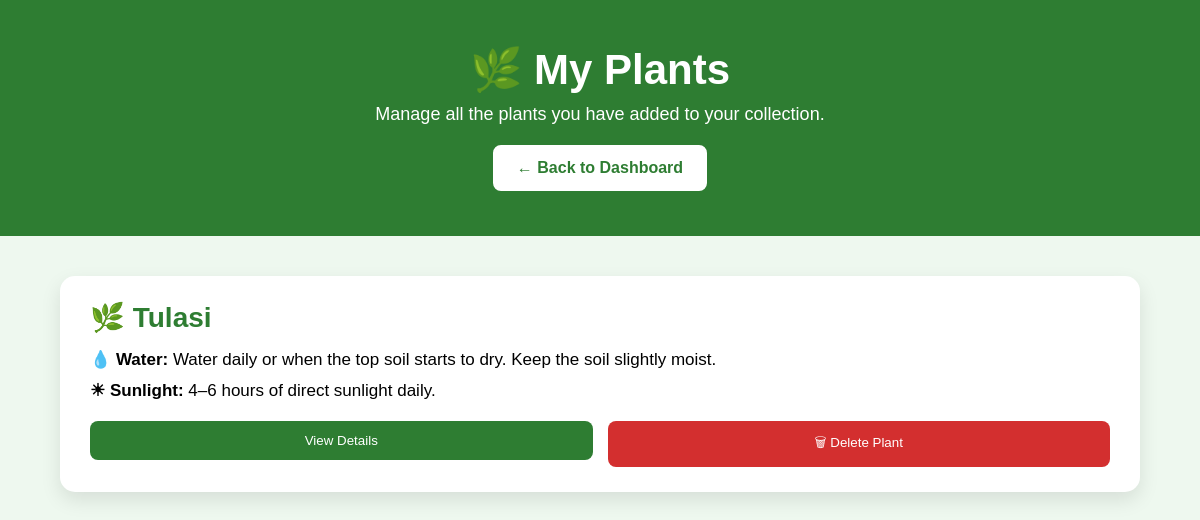
The app's page /addplant/ (signed in) with its own data.
### website/models.py (models this page shows, shortened)
class MyPlant(models.Model):
    user = models.ForeignKey(User, on_delete=models.CASCADE)
    plant = models.ForeignKey(Plant, on_delete=models.CASCADE)
    added_at = models.DateTimeField(auto_now_add=True)
    class Meta:
        unique_together = ("user", "plant")

class Plant(models.Model):
    name = models.CharField(max_length=100, unique=True)
    page = models.CharField(max_length=50, blank=True, null=True)
    watering = models.CharField(max_length=200)
    sunlight = models.CharField(max_length=200)
    soil = models.CharField(max_length=200)
    fertilizer = models.CharField(max_length=200)
    description = models.TextField()

### website/views.py (the view)
# urls.py: path("addplant/", views.addplant_page, name="addplant"),
def addplant_page(request):
    if "username" not in request.session:
        return redirect("login")
    user = User.objects.get(name=request.session["username"])
    myplants = MyPlant.objects.filter(user=user)
    return render(request, "addplant.html", {
        "myplants": myplants
    })

### website/templates/addplant.html (shortened to what this page needs)
{% load static %}
<!DOCTYPE html>
<html lang="en">
<head>
<link rel="stylesheet" href="{% static 'css/addplant.css' %}">
</head>
<body>
<header>
<h1>🌿 My Plants</h1>
<p>Manage all the plants you have added to your collection.</p>
<a href="{% url 'dashboard' %}" class="dashboard-btn">
    ← Back to Dashboard
</a>
</header>
<div class="container">
    {% if myplants %}
    {% for item in myplants %}
    <div class="plant-card">
        <h3>🌿 {{ item.plant.name }}</h3>
        <p><strong>💧 Water:</strong> {{ item.plant.watering }}</p>
        <p><strong>☀ Sunlight:</strong> {{ item.plant.sunlight }}</p>
        <div class="button-group">
    <a href="{% url item.plant.page %}">
        <button>View Details</button>
    </a>
    <a href="{% url 'delete_myplant' item.plant.id %}"
       onclick="return confirm('Are you sure you want to delete this plant?')">
        <button class="delete-btn">🗑 Delete Plant</button>
    </a>
</div>
    </div>
    {% endfor %}
{% endif %}
</div>
</body>
</html>

### website/static/css/addplant.css (style rules this page uses)
* { margin:0; padding:0; box-sizing:border-box; font-family:Arial,sans-serif; }
body { background:#eef8ef; }
header { background:#2e7d32; color:white; text-align:center; padding:45px 20px; }
header h1 { font-size:42px; margin-bottom:10px; }
header p { font-size:18px; }
.container { width:90%; max-width:1200px; margin:40px auto; }
.plant-card { background:white; border-radius:15px; padding:25px 30px; box-shadow:0 8px 20px rgba(0,0,0,.1); width:100%; max-width:1200px; margin:20px auto; }
.button-group { display:flex; gap:15px; margin-top:20px; }
.button-group a { flex:1; text-decoration:none; }
.button-group button { width:100%; padding:12px; background:#2e7d32; color:white; border:none; border-radius:8px; cursor:pointer; }
.delete-btn { background:#d32f2f !important; color:white; }
.delete-btn { background:#d32f2f; color:white; }
.plant-card h3 { font-size:28px; color:#2e7d32; margin-bottom:15px; }
.plant-card p { margin:10px 0; font-size:17px; }
.dashboard-btn { display:inline-block; margin-top:20px; background:white; color:#2e7d32; padding:12px 22px; border-radius:8px; text-decoration:none; font-weight:bold; border:2px solid white; transition:.3s; }

### records on screen
MyPlant: plant.name "Tulasi", plant.watering "Water daily or when the top soil starts to dry. Keep the soil slightly moist.", plant.sunlight "4–6 hours of direct sunlight daily."
